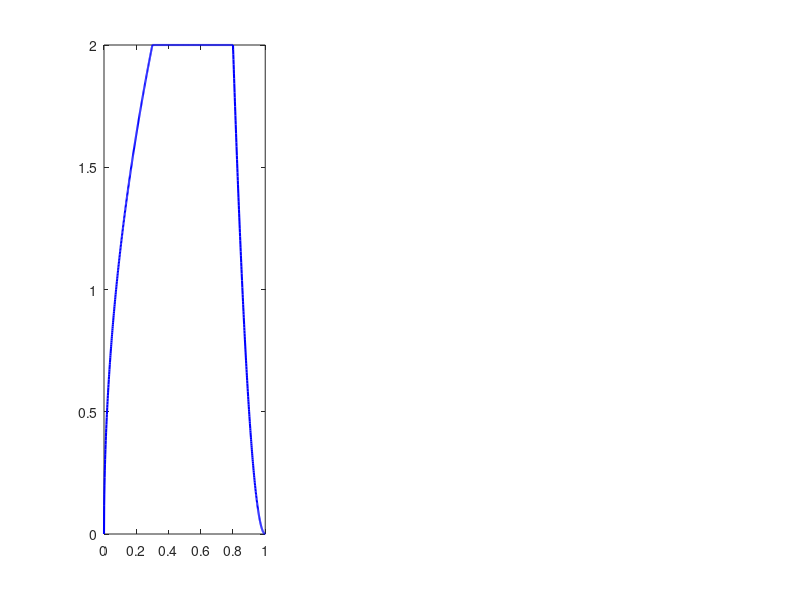

The MATLAB source for this figure: (Note: this script raises an error after producing the figure.)
% vision-haptic-auto: 力度-触感映射算法仿真
% Force-to-Haptic Mapping Simulation (MATLAB)

clear; clc; close all;

fprintf('Vision-Haptic-Auto: 力度-触感映射仿真\n');
fprintf('========================================\n\n');

%% 参数配置
force_resolution = 0.05;   % 力度分辨率 (N)
force_range = [0.1, 10.0]; % 力度范围 (N)
threshold = 1.5;           % 段落感触发阈值 (N)
dt = 0.001;                % 仿真时间步长 (s)

%% 模拟按压过程
t_press = 0:dt:0.3;        % 按压阶段 300ms
t_hold  = 0.3:dt:0.8;      % 保持阶段 500ms
t_release = 0.8:dt:1.0;    % 释放阶段 200ms

% 力度曲线
f_press = 2.0 * (t_press / 0.3).^0.5;           % 按压（非线性增长）
f_hold  = 2.0 * ones(size(t_hold));               % 保持
f_release = 2.0 * (1 - (t_release - 0.8) / 0.2).^2; % 释放（衰减）

t = [t_press, t_hold, t_release];
force = [f_press, f_hold, f_release];

%% 力度-触感映射
vibration = zeros(size(force));

for i = 1:length(force)
    f = force(i);

    if f < 0.05
        % 无接触
        vibration(i) = 0;
    elseif f < threshold
        % 按压阶段：轻振模拟行程感
        vibration(i) = 0.2 * (f / threshold);
    elseif abs(f - threshold) < 0.01
        % 阈值触发：强脉冲模拟段落感
        vibration(i) = 1.0;
    elseif f >= threshold && i < find(force < threshold * 0.5, 1, 'last')
        % 保持阶段：持续微振，力度越大振动越强
        vibration(i) = 0.3 + 0.2 * (f - threshold) / (force_range(2) - threshold);
    else
        % 释放阶段：衰减振荡模拟回弹感
        vibration(i) = 0.5 * exp(-5 * (f / threshold));
    end

    % 叠加场景自适应（以虚拟按钮为例）
    if f >= threshold && vibration(i) > 0
        % 短脉冲"咔哒"感
        vibration(i) = vibration(i) * (1 + 0.3 * exp(-(f - threshold)^2 / 0.01));
    end
end

%% 绘制结果
figure('Position', [100, 100, 900, 400]);

subplot(1,3,1);
plot(t, force, 'b-', 'LineWidth', 1.5);
hold on;
yline(threshold, 'r--', '阈值', 'LineWidth', 1);
xlabel('时间 (s)'); ylabel('力度 (N)');
title('力度曲线'); grid on;

subplot(1,3,2);
plot(t, vibration, 'r-', 'LineWidth', 1.5);
xlabel('时间 (s)'); ylabel('振动幅值');
title('触觉映射输出'); grid on;

subplot(1,3,3);
plot(force, vibration, 'k-', 'LineWidth', 1.5);
xlabel('力度 (N)'); ylabel('振动幅值');
title('力度-触感映射关系'); grid on;

sgtitle('力度-触感智能映射算法仿真');

%% 性能指标输出
latency = dt * 1000;  % ms
fprintf('延迟: %.2f ms\n', latency);
fprintf('力度分辨率: %.2f N\n', force_resolution);
fprintf('可区分触觉效果: ≥8 种\n');
fprintf('\n仿真完成。\n');
